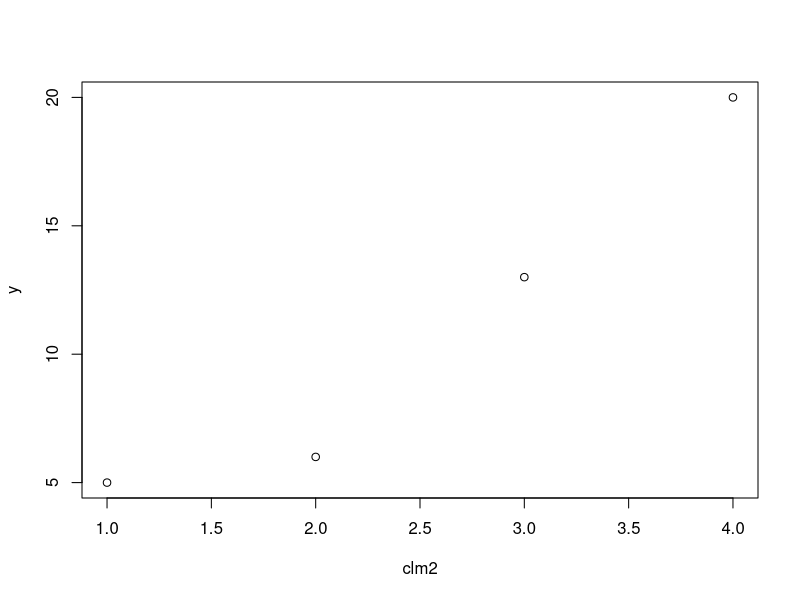
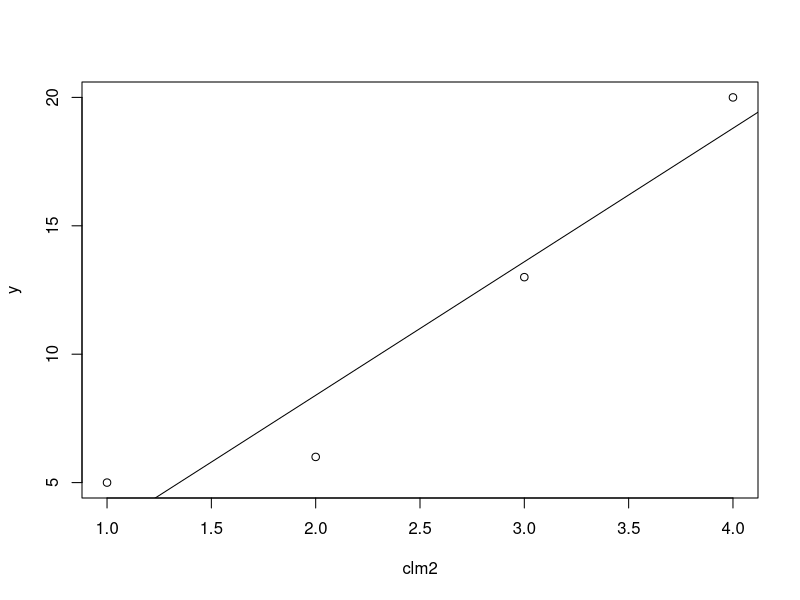

These figures' R source, in order:
#quick review of R
# 1. numerical scalar
x<-10
X<-11
x;X
# 2. character scalar
y<-"Kenya"
y
# 3. Vectors
z<-c(10,20,30,40)
z
names<-c("yy","Lee","HH")
names
# 4. Matrices
r1<-c(1,2)
r2<-c(3,4)
A<-rbind(r1,r2)
A
t(A)#transpose
solve(A)#inverse
det(A)#determinant
# 5.OLS
clm1<-rep(1,4)
clm2<-seq(1,4)
X<-cbind(clm1,clm2)
y<-c(5,6,13,20)
cor(clm2,y)
plot(clm2,y)
b.hat <-solve(t(X)%*%X)%*%(t(X)%*%y)#%*% denotes matrix multiplication
b.hat
fit1<-lm(y~clm2)
summary(fit1)
plot(y~clm2)
abline(fit1)
